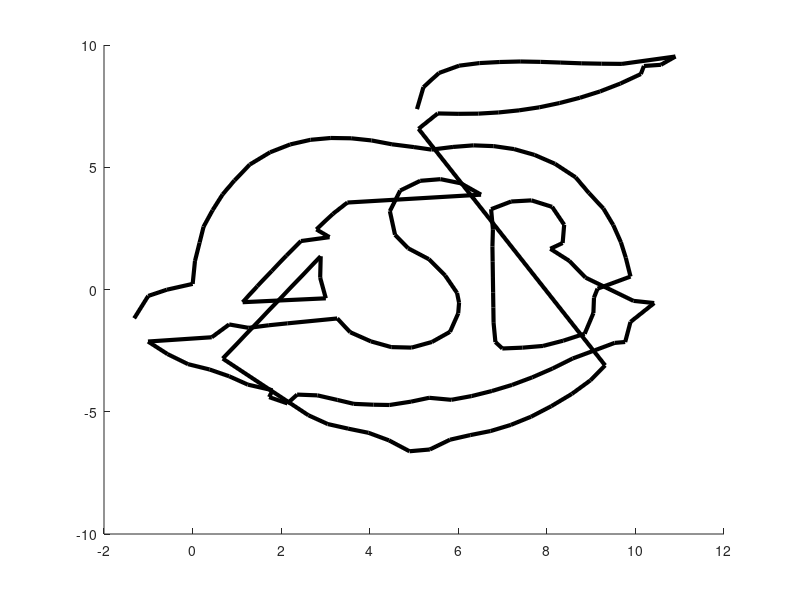

This chart was generated by the following MATLAB code: (Note: this script raises an error after producing the figure.)
% This script has the fixed code if you are struggling to debug!

%% SOLUTION: Breakout 1 
% This section has the fixed code if you are struggling to debug!

%read in data
data = csvread('outline.csv');
%remove missing data 
data(data == -999) = NaN; %correct use of "=="
%plot data
hold on
plot(data(:,1), data(:,2), 'k-', 'LineWidth',3);
plot(data(:,3), data(:,4), 'k-', 'LineWidth',3);

%% SOLUTION: Breakout 2

%read in data
data = csvread('outline.csv');
%remove missing data 
data(data == -999) = NaN;
%plot data
hold on
plot(data(:,1), data(:,2), 'k-', 'LineWidth',1); % change linewidth to 1
plot(data(:,3), data(:,4), 'k-', 'LineWidth',1); % change linewidth to 1

%% SOLUTION: Breakout 3

%read in data
data = csvread('outline.csv');
%remove missing data 
data(data == -999) = NaN;
%plot data
hold on
plot(data(:,1), data(:,2), 'k-', 'LineWidth',1);
plot(data(:,3), data(:,4), 'k-', 'LineWidth',1);

